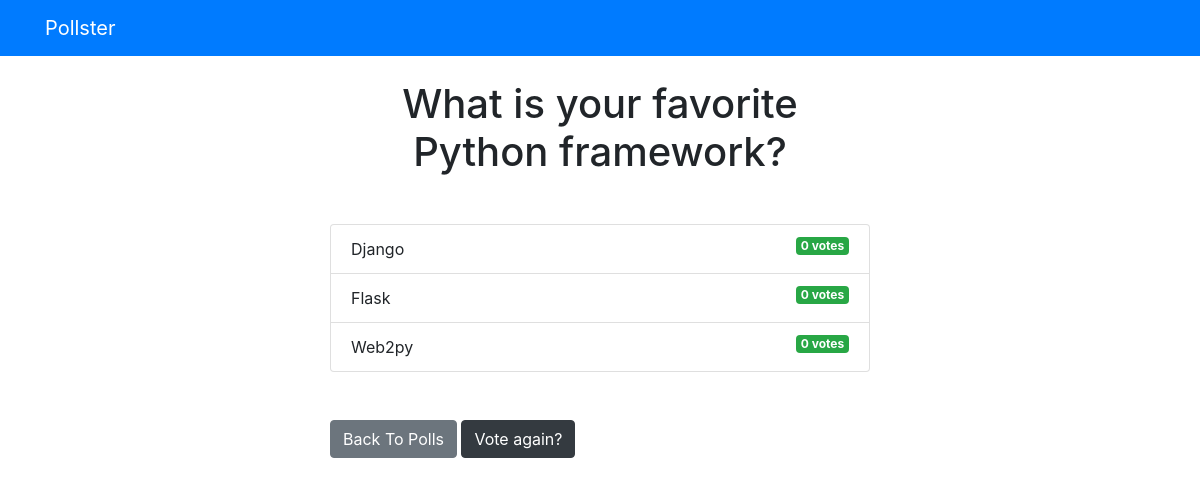
The page /polls/1/results on the database as committed earlier.
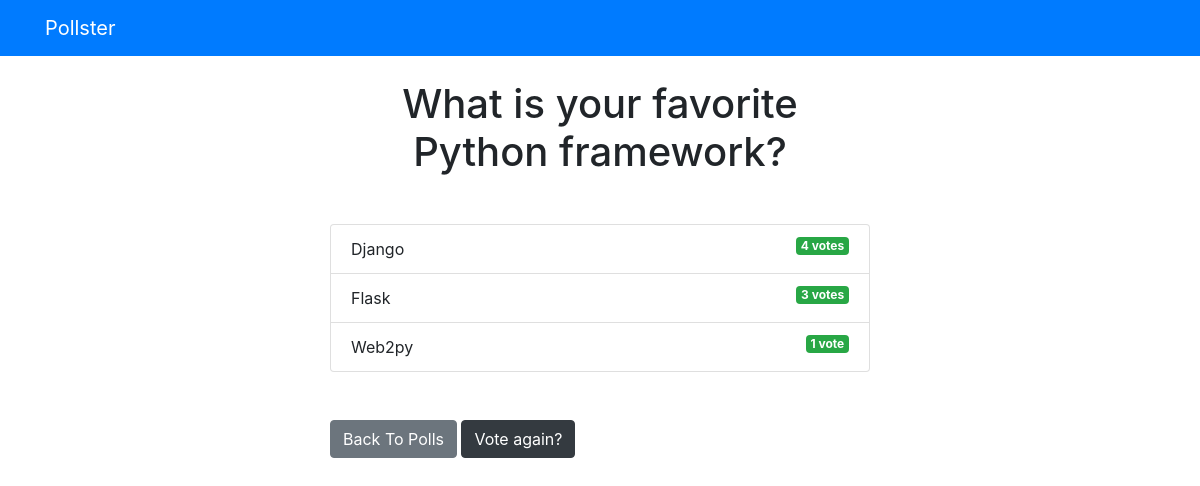
The same page on the database as committed later.
### polls/models.py (models this page shows, shortened)
class Question(models.Model):
    question_text = models.CharField(max_length=200)
    pub_date = models.DateTimeField('date published')

class Choice(models.Model):
    question = models.ForeignKey(Question, on_delete=models.CASCADE)
    choice_text = models.CharField(max_length=200)
    votes = models.IntegerField(default=0)

### polls/views.py (the view)
# urls.py: path('<int:question_id>/results', views.results, name='results'),
def results(request, question_id):
    question = get_object_or_404(Question, pk=question_id)
    return render(request, 'polls/results.html', {'question': question})

### templates/polls/results.html
{% extends 'base.html' %}
{% block content %}
<h1 class="mb-5 text-center">{{ question.question_text }}</h1>
<ul class="list-group mb-5">
	{% for choice in question.choice_set.all %}
	<li class="list-group-item">
		{{ choice.choice_text }}  <span class="badge badge-success float-right">{{ choice.votes }} vote{{ choice.votes | pluralize }}</span>
	</li>
	{% endfor %}
</ul>
<a class="btn btn-secondary" href="{% url 'polls:index' %}">Back To Polls</a>
<a class="btn btn-dark" href="{% url 'polls:detail' question.id %}">Vote again?</a>
{% endblock %}

### templates/base.html (shortened to what this page needs)
<!DOCTYPE html>
<html lang="en">
<head>
    <link rel="stylesheet" href="https://stackpath.bootstrapcdn.com/bootstrap/4.5.0/css/bootstrap.min.css">
</head>
<body>
    {% include 'partials/_navbar.html' %}
    <div class="container">
        <div class="row">
            <div class="col-md-6 m-auto">
                {% block content %}{% endblock %}
            </div>
        </div>
    </div>
</body>
</html>

### templates/partials/_navbar.html
<nav class="navbar navbar-dark bg-primary mb-4">
	<div class="container">
		<a class="navbar-brand" href="/">Pollster</a>
	</div>
</nav>

Rows that differ between the two databases and show on the page:
changed Choice "Django": votes "0" → "4"
changed Choice "Flask": votes "0" → "3"
changed Choice "Web2py": votes "0" → "1"; votes|pluralize "s" → (not shown)
